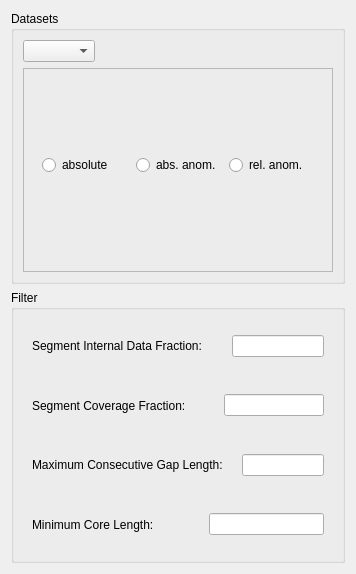
<?xml version="1.0" encoding="UTF-8"?>
<ui version="4.0">
 <class>Dialog</class>
 <widget class="QDialog" name="Dialog">
  <property name="geometry">
   <rect>
    <x>0</x>
    <y>0</y>
    <width>356</width>
    <height>574</height>
   </rect>
  </property>
  <property name="windowTitle">
   <string>Dialog</string>
  </property>
  <layout class="QVBoxLayout" name="verticalLayout">
   <item>
    <widget class="QGroupBox" name="groupBox">
     <property name="title">
      <string>Datasets</string>
     </property>
     <layout class="QVBoxLayout" name="verticalLayout_2">
      <item>
       <widget class="QWidget" name="widget" native="true">
        <property name="sizePolicy">
         <sizepolicy hsizetype="Preferred" vsizetype="Maximum">
          <horstretch>0</horstretch>
          <verstretch>0</verstretch>
         </sizepolicy>
        </property>
        <layout class="QHBoxLayout" name="horizontalLayout">
         <property name="spacing">
          <number>0</number>
         </property>
         <property name="leftMargin">
          <number>0</number>
         </property>
         <property name="topMargin">
          <number>0</number>
         </property>
         <property name="rightMargin">
          <number>0</number>
         </property>
         <property name="bottomMargin">
          <number>0</number>
         </property>
         <item>
          <widget class="QComboBox" name="comboBox"/>
         </item>
         <item>
          <spacer name="horizontalSpacer">
           <property name="orientation">
            <enum>Qt::Horizontal</enum>
           </property>
           <property name="sizeHint" stdset="0">
            <size>
             <width>239</width>
             <height>20</height>
            </size>
           </property>
          </spacer>
         </item>
        </layout>
       </widget>
      </item>
      <item>
       <widget class="QFrame" name="frame">
        <property name="frameShape">
         <enum>QFrame::StyledPanel</enum>
        </property>
        <property name="frameShadow">
         <enum>QFrame::Raised</enum>
        </property>
        <layout class="QVBoxLayout" name="verticalLayout_4">
         <item>
          <widget class="QWidget" name="widget_6" native="true">
           <layout class="QHBoxLayout" name="horizontalLayout_6">
            <property name="spacing">
             <number>0</number>
            </property>
            <property name="topMargin">
             <number>0</number>
            </property>
            <property name="rightMargin">
             <number>0</number>
            </property>
            <item>
             <widget class="QRadioButton" name="radioButton">
              <property name="text">
               <string>absolute</string>
              </property>
             </widget>
            </item>
            <item>
             <widget class="QRadioButton" name="radioButton_2">
              <property name="text">
               <string>abs. anom.</string>
              </property>
             </widget>
            </item>
            <item>
             <widget class="QRadioButton" name="radioButton_3">
              <property name="text">
               <string>rel. anom.</string>
              </property>
             </widget>
            </item>
           </layout>
          </widget>
         </item>
        </layout>
       </widget>
      </item>
     </layout>
    </widget>
   </item>
   <item>
    <widget class="QGroupBox" name="groupBox_2">
     <property name="title">
      <string>Filter</string>
     </property>
     <layout class="QVBoxLayout" name="verticalLayout_3">
      <item>
       <widget class="QWidget" name="widget_2" native="true">
        <layout class="QHBoxLayout" name="horizontalLayout_2">
         <item>
          <widget class="QLabel" name="label">
           <property name="text">
            <string>Segment Internal Data Fraction:</string>
           </property>
          </widget>
         </item>
         <item>
          <spacer name="horizontalSpacer_2">
           <property name="orientation">
            <enum>Qt::Horizontal</enum>
           </property>
           <property name="sizeType">
            <enum>QSizePolicy::Maximum</enum>
           </property>
           <property name="sizeHint" stdset="0">
            <size>
             <width>40</width>
             <height>20</height>
            </size>
           </property>
          </spacer>
         </item>
         <item>
          <widget class="QLineEdit" name="lineEdit">
           <property name="toolTip">
            <string>&lt;html&gt;&lt;head/&gt;&lt;body&gt;&lt;p&gt;Fraction of valid data points within the covered portion (between first and last valid observation). Detects gaps and irregular sampling within the segment.&lt;/p&gt;&lt;/body&gt;&lt;/html&gt;</string>
           </property>
          </widget>
         </item>
        </layout>
       </widget>
      </item>
      <item>
       <widget class="QWidget" name="widget_3" native="true">
        <layout class="QHBoxLayout" name="horizontalLayout_3">
         <item>
          <widget class="QLabel" name="label_2">
           <property name="text">
            <string>Segment Coverage Fraction:</string>
           </property>
          </widget>
         </item>
         <item>
          <spacer name="horizontalSpacer_3">
           <property name="orientation">
            <enum>Qt::Horizontal</enum>
           </property>
           <property name="sizeType">
            <enum>QSizePolicy::Maximum</enum>
           </property>
           <property name="sizeHint" stdset="0">
            <size>
             <width>40</width>
             <height>20</height>
            </size>
           </property>
          </spacer>
         </item>
         <item>
          <widget class="QLineEdit" name="lineEdit_2">
           <property name="toolTip">
            <string>&lt;html&gt;&lt;head/&gt;&lt;body&gt;&lt;p&gt;Fraction of the segment duration between the first and last valid observation relative to the full segment length. Ensures that data span is not too temporally sparse at the edges.&lt;/p&gt;&lt;/body&gt;&lt;/html&gt;</string>
           </property>
          </widget>
         </item>
        </layout>
       </widget>
      </item>
      <item>
       <widget class="QWidget" name="widget_4" native="true">
        <layout class="QHBoxLayout" name="horizontalLayout_4">
         <item>
          <widget class="QLabel" name="label_3">
           <property name="text">
            <string>Maximum Consecutive Gap Length:</string>
           </property>
          </widget>
         </item>
         <item>
          <spacer name="horizontalSpacer_4">
           <property name="orientation">
            <enum>Qt::Horizontal</enum>
           </property>
           <property name="sizeType">
            <enum>QSizePolicy::Maximum</enum>
           </property>
           <property name="sizeHint" stdset="0">
            <size>
             <width>40</width>
             <height>20</height>
            </size>
           </property>
          </spacer>
         </item>
         <item>
          <widget class="QLineEdit" name="lineEdit_3">
           <property name="toolTip">
            <string>&lt;html&gt;&lt;head/&gt;&lt;body&gt;&lt;p&gt;Maximum allowed length of consecutive missing values within a segment.&lt;br/&gt;Values &amp;lt; 1 are interpreted as a fraction of the segment length, values ≥ 1 as an absolute number of time steps.&lt;/p&gt;&lt;/body&gt;&lt;/html&gt;</string>
           </property>
          </widget>
         </item>
        </layout>
       </widget>
      </item>
      <item>
       <widget class="QWidget" name="widget_5" native="true">
        <layout class="QHBoxLayout" name="horizontalLayout_5">
         <item>
          <widget class="QLabel" name="label_4">
           <property name="text">
            <string>Minimum Core Length:</string>
           </property>
          </widget>
         </item>
         <item>
          <spacer name="horizontalSpacer_5">
           <property name="orientation">
            <enum>Qt::Horizontal</enum>
           </property>
           <property name="sizeType">
            <enum>QSizePolicy::Maximum</enum>
           </property>
           <property name="sizeHint" stdset="0">
            <size>
             <width>49</width>
             <height>20</height>
            </size>
           </property>
          </spacer>
         </item>
         <item>
          <widget class="QLineEdit" name="lineEdit_4">
           <property name="toolTip">
            <string>&lt;html&gt;&lt;head/&gt;&lt;body&gt;&lt;p&gt;Minimum number of valid data points required within the segment core (between first and last valid value) to apply the gap filter.&lt;br/&gt;Segments shorter than this length will skip the maximum gap check to avoid over-filtering short segments.&lt;/p&gt;&lt;/body&gt;&lt;/html&gt;</string>
           </property>
          </widget>
         </item>
        </layout>
       </widget>
      </item>
     </layout>
    </widget>
   </item>
  </layout>
 </widget>
 <resources/>
 <connections/>
</ui>
